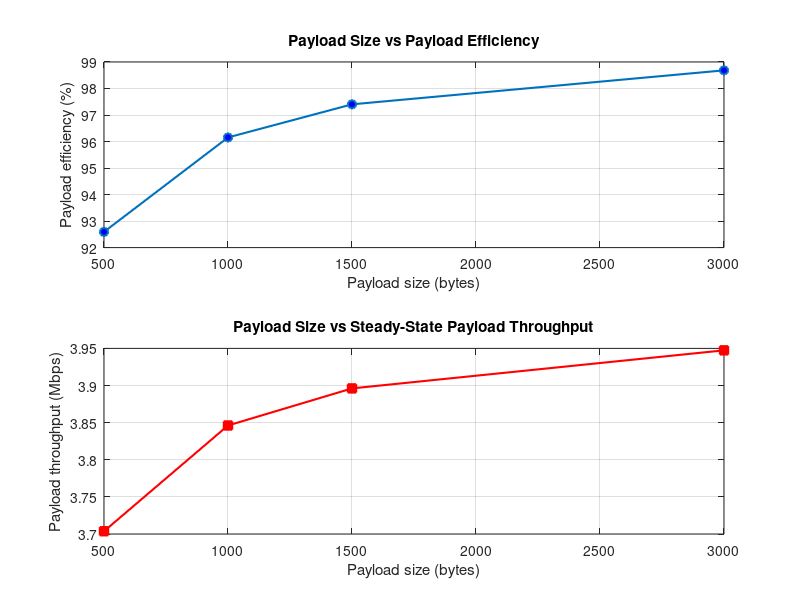

Here is the MATLAB script that generated this plot:
%% Q12 - Multi-Hop Delay and Bottleneck Link
clear; clc; close all;

cap_Mbps  = [10 8 4];
prop_ms   = [3 5 4];
payload   = 1000;       % bytes
header    = 40;         % bytes

% 1. Total packet size
pktBytes = payload + header;
pktBits  = pktBytes * 8;
fprintf('Total packet size : %d bytes = %d bits\n\n', pktBytes, pktBits);

% 2. Transmission time on each link
Ttx = pktBits ./ (cap_Mbps * 1e6);             % s
fprintf('%-8s %-16s %-20s %-20s\n', 'Link', 'Capacity (Mbps)', 'Transmission (s)', 'Transmission (ms)');
for k = 1:3
    fprintf('%-8d %-16d %-20.6f %-20.4f\n', k, cap_Mbps(k), Ttx(k), Ttx(k)*1e3);
end

% 3. First-packet one-way delay
Tfirst = sum(Ttx) + sum(prop_ms)*1e-3;
fprintf('\nTotal transmission delay : %.4f ms\n', sum(Ttx)*1e3);
fprintf('Total propagation delay  : %.4f ms\n', sum(prop_ms));
fprintf('First-packet one-way delay: %.4f ms\n\n', Tfirst*1e3);

% 4. Bottleneck and steady-state throughput
[bn, bnIdx] = min(cap_Mbps);
thr = bn * payload / (payload + header);
fprintf('Bottleneck link: link %d (%d Mbps)\n', bnIdx, bn);
fprintf('Steady-state payload throughput: %.4f Mbps\n\n', thr);

% 5. Vary payload size
payloads = [500 1000 1500 3000];
eff      = payloads ./ (payloads + header);        % fraction
thrs     = bn * eff;                               % Mbps
fprintf('%-16s %-18s %-24s\n', 'Payload (bytes)', 'Efficiency (%)', 'Payload throughput (Mbps)');
for k = 1:numel(payloads)
    fprintf('%-16d %-18.3f %-24.4f\n', payloads(k), eff(k)*100, thrs(k));
end

% 6. Plots
figure;
subplot(2,1,1);
plot(payloads, eff*100, '-o', 'LineWidth', 1.5, 'MarkerFaceColor', 'b');
grid on;
title('Payload Size vs Payload Efficiency');
xlabel('Payload size (bytes)');
ylabel('Payload efficiency (%)');

subplot(2,1,2);
plot(payloads, thrs, '-s', 'LineWidth', 1.5, 'MarkerFaceColor', 'r', 'Color', 'r');
grid on;
title('Payload Size vs Steady-State Payload Throughput');
xlabel('Payload size (bytes)');
ylabel('Payload throughput (Mbps)');

fprintf('\nInterpretation: the first packet must be fully received and re-transmitted at every\n');
fprintf('store-and-forward hop, so its delay is the SUM of all transmission and propagation\n');
fprintf('delays. In a long stream the hops work in parallel (pipelining), so the rate is limited\n');
fprintf('by the slowest (bottleneck) link, reduced by header overhead.\n');
